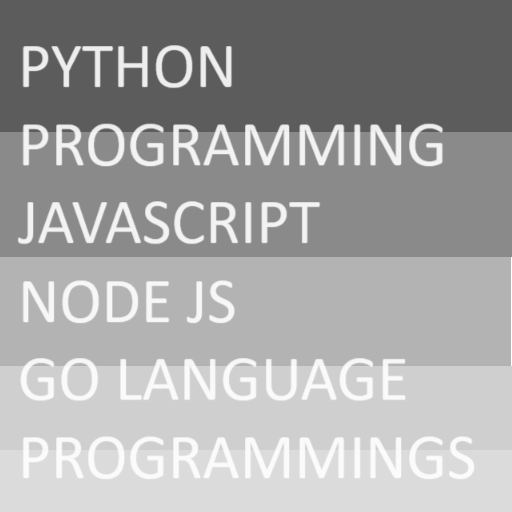
#> input picture week9/images/gray2.png, 512 x 512 px, found by its file name
$ jupyter execute bin_intermean_repeat_bright.ipynb
#> lines starting #> are read from the running program, lines starting #| are printed output that depends on the picture
[cell 1]
import cv2
from matplotlib import pyplot as plt
import numpy as np
import math
import random

## Image Show Modules (cv and matplotlib)

[cell 2]
def cv_show(im,msg):
    cv2.imshow(msg,im)
    cv2.waitKey(0)
    cv2.destroyAllWindows()

[cell 3]
def plt_show(im):
    plt.axis("off")
    plt.imshow(im, cmap="gray")
    plt.show()

## Image Histogram

[cell 4]
def hist_img_v0(f):
    m, n = f.shape
    h = [0.0] * 256
    for i in range(m):
        for j in range(n):
            h[f[i, j]]+=1
    return np.array(h, dtype='uint16')

## Intermean Method to repeat calculate mean values between 2 histogram groups

[cell 5]
def intermean(hist, t, st, en):
    prob = np.zeros_like(hist, dtype='float16')
    tot = np.sum(hist[st:en])
    prob[st:en] = hist[st:en]/tot
    w0 = np.sum(prob[st:t+1]) + 0.0000001
    w1 = (1 - w0) +  + 0.0000001
    i0 = np.array([i for i in range(st,t+1)])
    i1 = np.array([i for i in range(t+1, en)])
    u0 = np.sum(i0*prob[st:t+1])/w0
    u1 = np.sum(i1*prob[t+1:en])/w1
    if u0 == 0.0:
        thr = u1
    elif u1 == 0.0:
        thr = u0
    else:
        thr = (u0+u1)/2
    return thr.astype(np.uint8)

## Main Process
1. Read Image

[cell 6]
img = cv2.imread("./images/gray2.png", 0)
#> img is the input picture: shape (512, 512); min 92, max 255, mean 164.7

[cell 7]
plt_show(img)

[cell 8]
hist = hist_img_v0(img)
#> hist = 256 values, max 61559 at index 92, min 0 at index 0, mean 1024

[cell 9]
#plt.plot(hist)
#plt.savefig('./outs/graphs.png')

[cell 10]
tol = 1
st, en = 0, 256
for t in range(3):
    flag = True
    T = []
    plt.axis("off")
    plt.plot(hist[st:en])
    plt.show()
    t0 = int((st+en)*0.5)
    T.append(t0)
    while(flag):
        t1 = intermean(hist, t0, st, en)
        T.append(t1)
        if abs(t1-t0) < tol :
            flag = False
        else:
            t0 = t1
    thr = T[-1]
    st = thr+1
    print(T, thr)
#> this loop made 3 passes
#> pass 1, `plt.show()`:
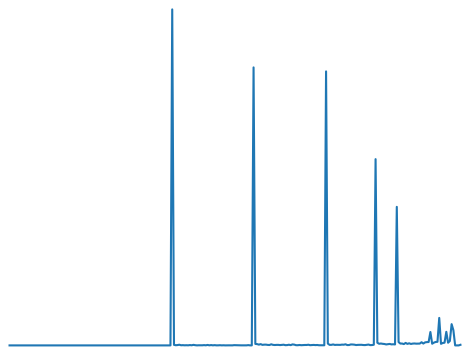
#> figure drawn by matplotlib, 1 panel
#> pass 2, `plt.show()`:
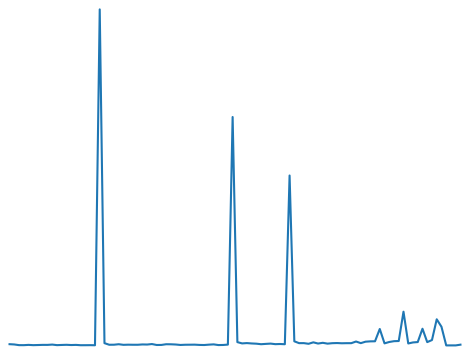
#> figure drawn by matplotlib, 1 panel

[cell 11]
out = np.zeros_like(img)
out[img <= thr ] = 0
out[img > thr] = 255

[cell 12]
imgs = cv2.hconcat([img, out])
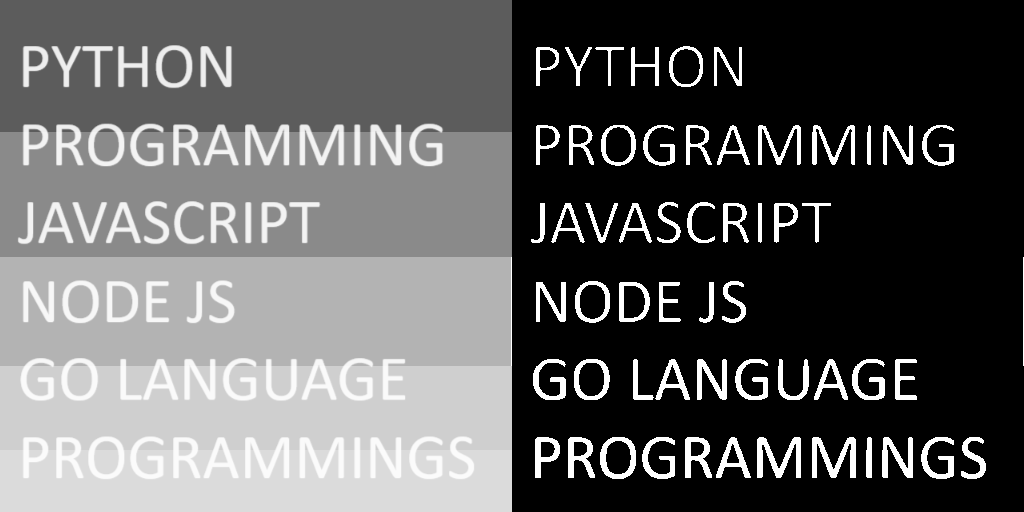
#> imgs: shape (512, 1024); min 0, max 255, mean 94.1
plt_show(imgs)

$ run again, with week9/images/gray3.png copied over week9/images/gray2.png
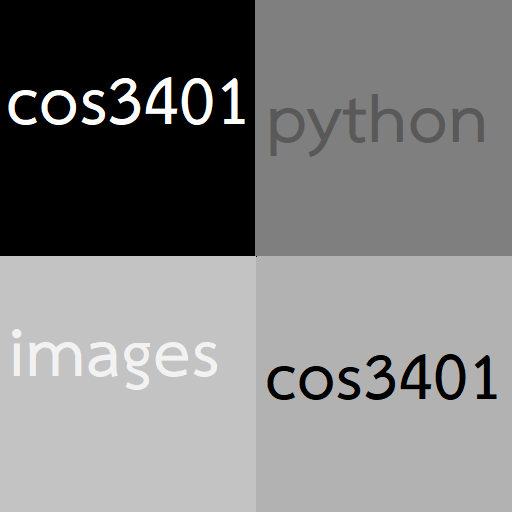
#> input picture week9/images/gray3.png, 512 x 512 px, found by its file name
#> hist = 256 values, max 63726 at index 0, min 0 at index 1, mean 1024
#> the loop `for t in range(3):` made 3 passes
#> pass 1, `plt.show()`:
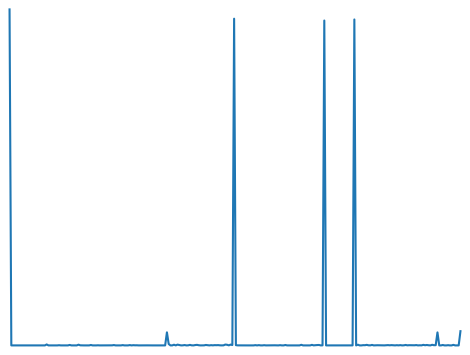
#> figure drawn by matplotlib, 1 panel
#> `imgs = cv2.hconcat([img, out])`:
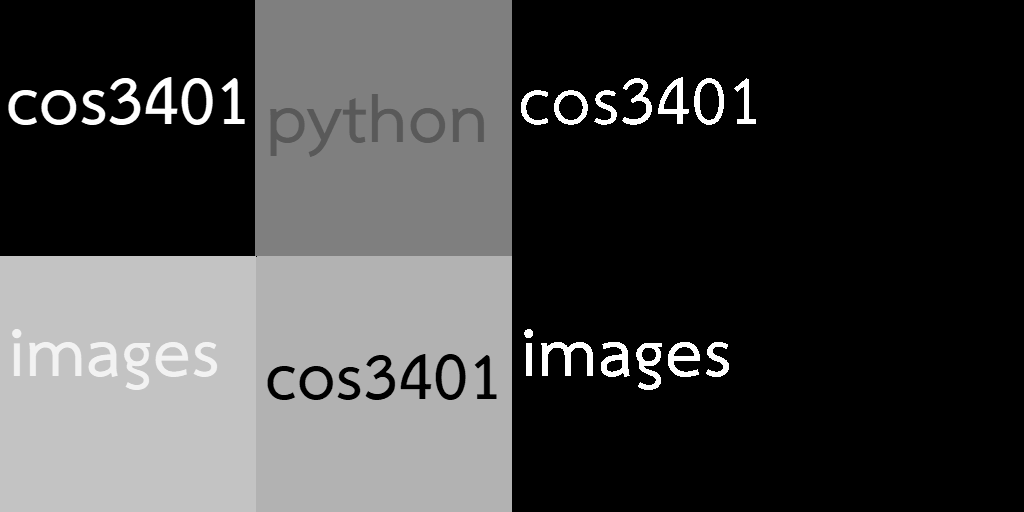
#> imgs: shape (512, 1024); min 0, max 255, mean 66.3
